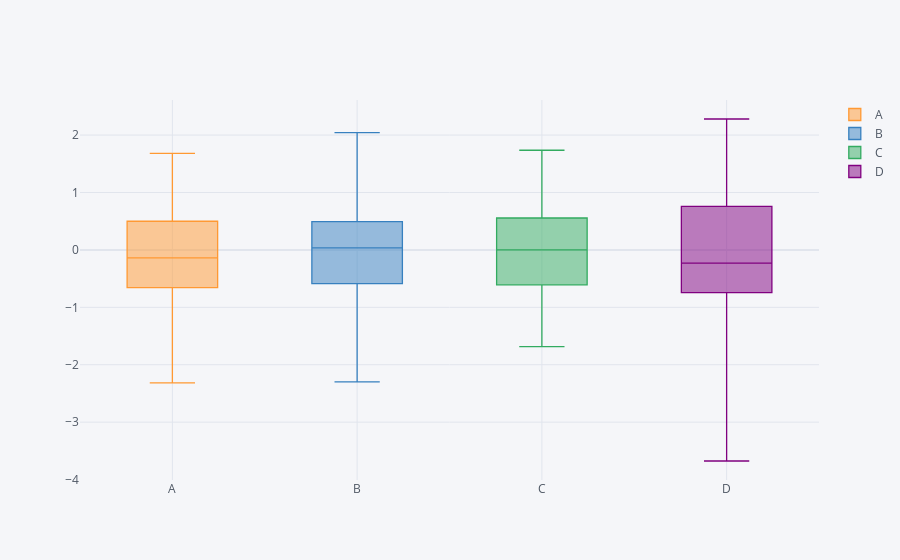

Source (notebook cell):
### Markdown cell above
Boxplots

### Code cell
df.iplot(kind='box')
